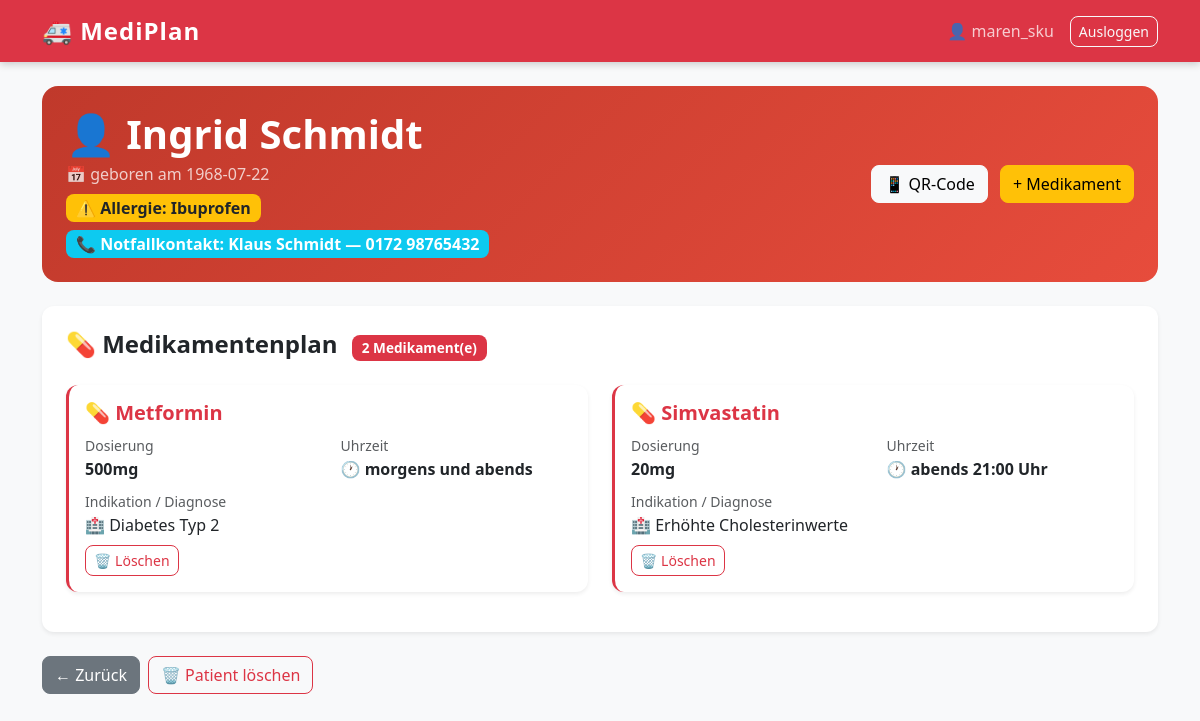
/patient/2 (signed in), run on the app's committed database.
### tables this page shows
CREATE TABLE patienten (
            id INTEGER PRIMARY KEY AUTOINCREMENT,
            nutzer_id INTEGER NOT NULL,
            name TEXT NOT NULL,
            geburtsdatum TEXT NOT NULL,
            allergien TEXT,
            notfallkontakt_name TEXT,
            notfallkontakt_telefon TEXT,
            FOREIGN KEY (nutzer_id) REFERENCES nutzer(id)
        );

CREATE TABLE medikamente (
            id INTEGER PRIMARY KEY AUTOINCREMENT,
            patient_id INTEGER NOT NULL,
            name TEXT NOT NULL,
            dosierung TEXT NOT NULL,
            uhrzeit TEXT NOT NULL,
            indikation TEXT NOT NULL,
            FOREIGN KEY (patient_id) REFERENCES patienten(id)
        );

### app.py (the view)
@app.route('/patient/<int:id>')
@login_required
def patient_detail(id):
    conn = get_connection()
    patient = conn.execute('SELECT * FROM patienten WHERE id = ? AND nutzer_id = ?',
                           (id, session['nutzer_id'])).fetchone()
    if not patient:
        return redirect(url_for('index'))
    medikamente = conn.execute('SELECT * FROM medikamente WHERE patient_id = ?', (id,)).fetchall()
    conn.close()
    return render_template('patient_detail.html', patient=patient, medikamente=medikamente)

### app.py (called while the page is built)
def login_required(f):
    @functools.wraps(f)
    def decorated(*args, **kwargs):
        if 'nutzer_id' not in session:
            return redirect(url_for('login'))
        return f(*args, **kwargs)
    return decorated

### database.py (called while the page is built)
def get_connection():
    conn = sqlite3.connect('mediplan.db')
    conn.row_factory = sqlite3.Row
    return conn

### templates/patient_detail.html
{% extends 'base.html' %}
{% block content %}
<div class="p-4 mb-4 rounded-4" style="background: linear-gradient(135deg, #c0392b, #e74c3c); color: white;">
    <div class="row align-items-center">
        <div class="col-md-8">
            <h1 class="fw-bold mb-1">👤 {{ patient['name'] }}</h1>
            <p class="mb-1 opacity-75">📅 geboren am {{ patient['geburtsdatum'] }}</p>
            {% if patient['allergien'] %}
            <div class="mt-2">
                <span class="badge bg-warning text-dark fs-6">⚠️ Allergie: {{ patient['allergien'] }}</span>
            </div>
            {% endif %}
            {% if patient['notfallkontakt_name'] %}
            <div class="mt-2">
                <span class="badge bg-info fs-6">📞 Notfallkontakt: {{ patient['notfallkontakt_name'] }} — {{ patient['notfallkontakt_telefon'] }}</span>
            </div>
            {% endif %}
        </div>
        <div class="col-md-4 text-end">
            <a href="/patient/{{ patient['id'] }}/qr" class="btn btn-light me-2">📱 QR-Code</a>
            <a href="/patient/{{ patient['id'] }}/medikament/neu" class="btn btn-warning">+ Medikament</a>
        </div>
    </div>
</div>
<div class="card border-0 shadow-sm mb-4">
    <div class="card-body p-4">
        <h4 class="fw-bold mb-4">💊 Medikamentenplan
            <span class="badge bg-danger ms-2">{{ medikamente|length }} Medikament(e)</span>
        </h4>
        {% if medikamente %}
        <div class="row">
            {% for med in medikamente %}
            <div class="col-md-6 mb-3">
                <div class="card border-start border-danger border-3 shadow-sm">
                    <div class="card-body p-3">
                        <h5 class="fw-bold text-danger mb-1">💊 {{ med['name'] }}</h5>
                        <div class="row mt-2">
                            <div class="col-6">
                                <small class="text-muted">Dosierung</small>
                                <p class="mb-1 fw-bold">{{ med['dosierung'] }}</p>
                            </div>
                            <div class="col-6">
                                <small class="text-muted">Uhrzeit</small>
                                <p class="mb-1 fw-bold">🕐 {{ med['uhrzeit'] }}</p>
                            </div>
                        </div>
                        <div class="mt-1">
                            <small class="text-muted">Indikation / Diagnose</small>
                            <p class="mb-0">🏥 {{ med['indikation'] }}</p>
                            <form method="POST" action="/medikament/{{ med['id'] }}/loeschen" class="mt-2">
                                <button type="submit" class="btn btn-outline-danger btn-sm"
                                    onclick="return confirm('Medikament wirklich löschen?')">
                                    🗑️ Löschen
                                 </button>
                            </form>
                        </div>
                    </div>
                </div>
            </div>
            {% endfor %}
        </div>
        {% else %}
        <div class="text-center py-4">
            <span style="font-size: 3rem;">💊</span>
            <p class="text-muted mt-2">Noch keine Medikamente eingetragen.</p>
        </div>
        {% endif %}
    </div>
</div>
<div class="d-flex gap-2">
    <a href="/" class="btn btn-secondary">← Zurück</a>
    <form method="POST" action="/patient/{{ patient['id'] }}/loeschen" style="display:inline;">
        <button type="submit" class="btn btn-outline-danger"
            onclick="return confirm('Patient wirklich löschen?')">
            🗑️ Patient löschen
        </button>
    </form>
</div>
{% endblock %}

### static/style.css (style rules this page uses)
body { background-color: #f8f9fa; font-family: 'Segoe UI', sans-serif; }
.card { border: none; border-radius: 12px; box-shadow: 0 2px 12px rgba(0,0,0,0.08); transition: transform 0.2s; }
.btn { border-radius: 8px; }
h1 { font-weight: 700; }
.badge { font-size: 0.85rem; padding: 6px 10px; border-radius: 8px; }

### data on the page
patienten: name "Ingrid Schmidt", geburtsdatum "1968-07-22", allergien "Ibuprofen", notfallkontakt_name "Klaus Schmidt", notfallkontakt_telefon "0172 98765432"
medikamente: name "Metformin", dosierung "500mg", uhrzeit "morgens und abends", indikation "Diabetes Typ 2"
medikamente: name "Simvastatin", dosierung "20mg", uhrzeit "abends 21:00 Uhr", indikation "Erhöhte Cholesterinwerte"

### other printed values
{{ session.username }} "maren_sku"
{{ medikamente|length }} "2"
